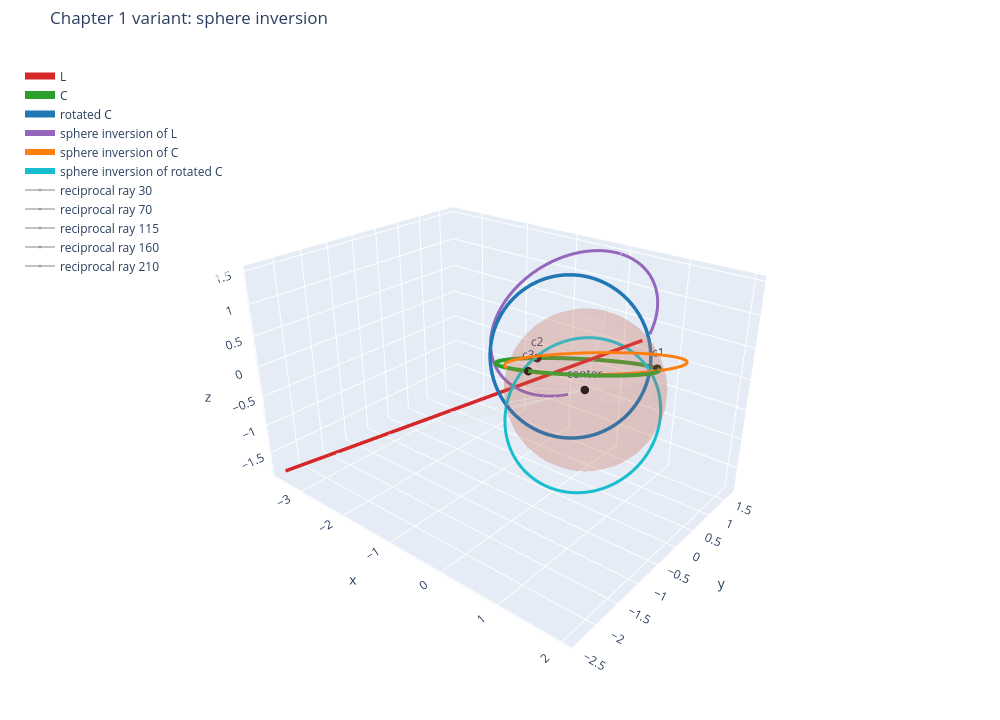

The cell this chart's notebook holds for it:
### Markdown cell above
## Sphere Inversion Variant

The book's opening example also swaps the plane for a sphere. In the conformal model,
planes and spheres are part of one family of objects; here we use the classical coordinate
formula for sphere inversion. A point `x` is moved along the ray from the sphere center
`c` so that

$$
||x-c|| \, ||x'-c|| = r^2.
$$

This is a useful contrast: plane reflection keeps lines as lines, while sphere inversion can
bend a line into a circle-like curve when the line misses the sphere center.

### Code cell
sphere = Sphere3D(center=np.array([0.62, -0.18, 0.12]), radius=1.12)
line_points = L.sample(-3.0, 3.0, 240)
inverted_line_points = sphere.invert_points(line_points)
inverted_circle_points = sphere.invert_points(circle_points)
inverted_rotated_points = sphere.invert_points(rotated_circle_points)

fig_sphere = go.Figure()
fig_sphere.add_trace(sphere_surface_trace(sphere, "inversion sphere"))
fig_sphere.add_trace(line_trace(L, "L", COLORS["line"], t_min=-3.0, t_max=3.0))
fig_sphere.add_trace(curve_trace(circle_points, "C", COLORS["circle"], width=8))
fig_sphere.add_trace(curve_trace(rotated_circle_points, "rotated C", COLORS["rotated"], width=7))
fig_sphere.add_trace(curve_trace(inverted_line_points, "sphere inversion of L", COLORS["reflected"], width=6))
fig_sphere.add_trace(curve_trace(inverted_circle_points, "sphere inversion of C", "#ff7f0e", width=6))
fig_sphere.add_trace(curve_trace(inverted_rotated_points, "sphere inversion of rotated C", "#17becf", width=6))

for idx in [30, 70, 115, 160, 210]:
    fig_sphere.add_trace(
        segment_trace(
            np.array([sphere.center, line_points[idx], inverted_line_points[idx]]),
            f"reciprocal ray {idx}",
            "rgba(80,80,80,0.35)",
            width=2,
            marker_size=3,
        )
    )

fig_sphere.add_trace(point_trace(np.array([sphere.center, c1, c2, c3]), ["center", "c1", "c2", "c3"], "#111111"))
finish_figure(fig_sphere, "Chapter 1 variant: sphere inversion")

sphere_path = save_plotly_html(
    fig_sphere,
    "chapter-01",
    "plots",
    "sphere-inversion-variant.html",
    root=ARTIFACT_ROOT,
)
print(f"saved {sphere_path}")
fig_sphere

### Figure 1 — Plotly figure (JSON) as saved in the notebook; plotly's stock layout.template omitted (floating-point values rounded to 4 significant figures; data arrays with more than 128 entries replaced by an {"elided": "..."} marker saying what was removed)
{"data": [{"colorscale": [[0, "#e07a5f"], [1, "#e07a5f"]], "hoverinfo": "skip", "name": "inversion sphere", "opacity": 0.18, "showscale": false, "type": "surface", "x": {"elided": "18x36 float values"}, "y": {"elided": "18x36 float values"}, "z": {"elided": "18x36 float values"}}, {"line": {"color": "#d62728", "width": 7}, "mode": "lines", "name": "L", "type": "scatter3d", "x": [-3.525, -3.467, -3.41, -3.352, -3.294, -3.237, -3.179, -3.122, -3.064, -3.007, -2.949, -2.891, -2.834, -2.776, -2.719, -2.661, -2.603, -2.546, -2.488, -2.431, -2.373, -2.315, -2.258, -2.2, -2.143, -2.085, -2.027, -1.97, -1.912, -1.855, -1.797, -1.74, -1.682, -1.624, -1.567, -1.509, -1.452, -1.394, -1.336, -1.279, -1.221, -1.164, -1.106, -1.048, -0.9908, -0.9333, -0.8757, -0.8181, -0.7605, -0.7029, -0.6453, -0.5877, -0.5301, -0.4725, -0.4149, -0.3573, -0.2998, -0.2422, -0.1846, -0.127, -0.06939, -0.0118, 0.04579, 0.1034, 0.161, 0.2186, 0.2762, 0.3337, 0.3913, 0.4489, 0.5065, 0.5641, 0.6217, 0.6793, 0.7369, 0.7945, 0.8521, 0.9097, 0.9672, 1.025], "y": [-2.386, -2.348, -2.31, -2.273, -2.235, -2.198, -2.16, -2.122, -2.085, -2.047, -2.01, -1.972, -1.934, -1.897, -1.859, -1.821, -1.784, -1.746, -1.709, -1.671, -1.633, -1.596, -1.558, -1.521, -1.483, -1.445, -1.408, -1.37, -1.333, -1.295, -1.257, -1.22, -1.182, -1.144, -1.107, -1.069, -1.032, -0.994, -0.9564, -0.9188, -0.8812, -0.8436, -0.806, -0.7684, -0.7308, -0.6931, -0.6555, -0.6179, -0.5803, -0.5427, -0.5051, -0.4675, -0.4299, -0.3923, -0.3547, -0.317, -0.2794, -0.2418, -0.2042, -0.1666, -0.129, -0.09138, -0.05377, -0.01616, 0.02145, 0.05906, 0.09667, 0.1343, 0.1719, 0.2095, 0.2471, 0.2847, 0.3223, 0.3599, 0.3976, 0.4352, 0.4728, 0.5104, 0.548, 0.5856], "z": [-1.822, -1.79, -1.758, -1.725, -1.693, -1.661, -1.629, -1.597, -1.564, -1.532, -1.5, -1.468, -1.436, -1.403, -1.371, -1.339, -1.307, -1.275, -1.242, -1.21, -1.178, -1.146, -1.114, -1.081, -1.049, -1.017, -0.9848, -0.9525, -0.9203, -0.8881, -0.8559, -0.8237, -0.7915, -0.7593, -0.7271, -0.6949, -0.6627, -0.6305, -0.5983, -0.5661, -0.5339, -0.5017, -0.4695, -0.4373, -0.4051, -0.3729, -0.3407, -0.3085, -0.2763, -0.2441, -0.2119, -0.1797, -0.1475, -0.1152, -0.08305, -0.05084, -0.01864, 0.01357, 0.04577, 0.07797, 0.1102, 0.1424, 0.1746, 0.2068, 0.239, 0.2712, 0.3034, 0.3356, 0.3678, 0.4, 0.4322, 0.4644, 0.4966, 0.5288, 0.561, 0.5932, 0.6254, 0.6576, 0.6898, 0.722]}, {"line": {"color": "#2ca02c", "width": 8}, "mode": "lines", "name": "C", "type": "scatter3d", "x": {"elided": "180 float values"}, "y": {"elided": "180 float values"}, "z": {"elided": "180 float values"}}, {"line": {"color": "#1f77b4", "width": 7}, "mode": "lines", "name": "rotated C", "type": "scatter3d", "x": {"elided": "180 float values"}, "y": {"elided": "180 float values"}, "z": {"elided": "180 float values"}}, {"line": {"color": "#9467bd", "width": 6}, "mode": "lines", "name": "sphere inversion of L", "type": "scatter3d", "x": {"elided": "240 float values"}, "y": {"elided": "240 float values"}, "z": {"elided": "240 float values"}}, {"line": {"color": "#ff7f0e", "width": 6}, "mode": "lines", "name": "sphere inversion of C", "type": "scatter3d", "x": {"elided": "180 float values"}, "y": {"elided": "180 float values"}, "z": {"elided": "180 float values"}}, {"line": {"color": "#17becf", "width": 6}, "mode": "lines", "name": "sphere inversion of rotated C", "type": "scatter3d", "x": {"elided": "180 float values"}, "y": {"elided": "180 float values"}, "z": {"elided": "180 float values"}}, {"line": {"color": "rgba(80,80,80,0.35)", "width": 2}, "marker": {"color": "rgba(80,80,80,0.35)", "size": 3}, "mode": "lines+markers", "name": "reciprocal ray 30", "type": "scatter3d", "x": [0.62, -2.954, 0.3811], "y": [-0.18, -2.013, -0.3025], "z": [0.12, -1.503, 0.01152]}, {"line": {"color": "rgba(80,80,80,0.35)", "width": 2}, "marker": {"color": "rgba(80,80,80,0.35)", "size": 3}, "mode": "lines+markers", "name": "reciprocal ray 70", "type": "scatter3d", "x": [0.62, -2.192, 0.3029], "y": [-0.18, -1.515, -0.3306], "z": [0.12, -1.077, -0.01496]}, {"line": {"color": "rgba(80,80,80,0.35)", "width": 2}, "marker": {"color": "rgba(80,80,80,0.35)", "size": 3}, "mode": "lines+markers", "name": "reciprocal ray 115", "type": "scatter3d", "x": [0.62, -1.336, 0.1236], "y": [-0.18, -0.9559, -0.3769], "z": [0.12, -0.5979, -0.06222]}, {"line": {"color": "rgba(80,80,80,0.35)", "width": 2}, "marker": {"color": "rgba(80,80,80,0.35)", "size": 3}, "mode": "lines+markers", "name": "reciprocal ray 160", "type": "scatter3d", "x": [0.62, -0.479, -0.4309], "y": [-0.18, -0.3965, -0.387], "z": [0.12, -0.1189, -0.1084]}, {"line": {"color": "rgba(80,80,80,0.35)", "width": 2}, "marker": {"color": "rgba(80,80,80,0.35)", "size": 3}, "mode": "lines+markers", "name": "reciprocal ray 210", "type": "scatter3d", "x": [0.62, 0.4728, -0.05939], "y": [-0.18, 0.2251, 1.689], "z": [0.12, 0.4134, 1.474]}, {"marker": {"color": "#111111", "size": 5}, "mode": "markers+text", "name": "control points", "showlegend": false, "text": ["center", "c1", "c2", "c3"], "textposition": "top center", "type": "scatter3d", "x": [0.62, 1.1, -0.82, 0.2], "y": [-0.18, 0.95, 0.62, -0.92], "z": [0.12, 0.18, -0.1, 0.55]}], "layout": {"height": 720, "legend": {"bgcolor": "rgba(255,255,255,0.65)", "x": 0.02, "y": 0.98}, "margin": {"b": 0, "l": 0, "r": 0, "t": 48}, "scene": {"aspectmode": "data", "camera": {"eye": {"x": 1.55, "y": -1.85, "z": 1.2}}, "xaxis": {"title": {"text": "x"}}, "yaxis": {"title": {"text": "y"}}, "zaxis": {"title": {"text": "z"}}}, "title": {"text": "Chapter 1 variant: sphere inversion"}, "width": 1000}}
